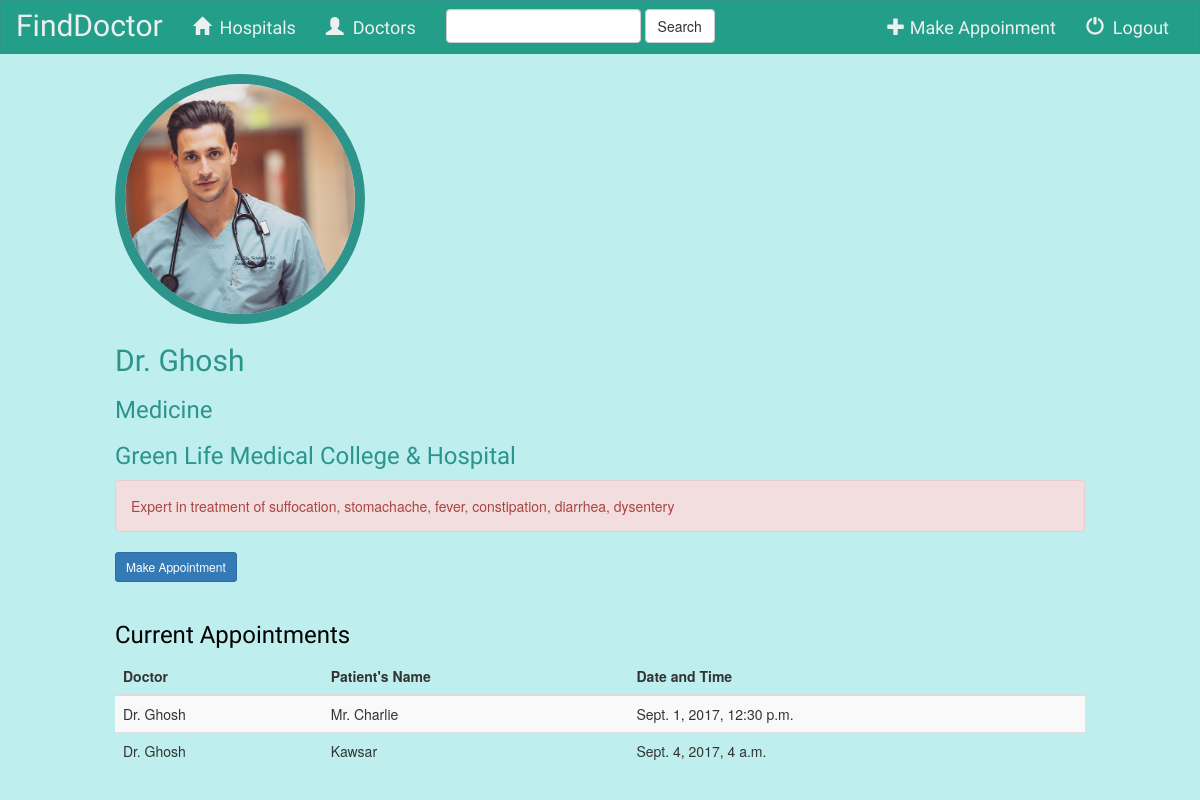
The app's page /doctors/2/ with its own data.
### hms/models.py (models this page shows, shortened)
class Doctor(models.Model):
    HEALTH_ISSUES = (
        ('chest pain', 'chest pain'),
        ('suffocation', 'suffocation'),
        ('stomachache', 'stomachache'),
        ('toothache', 'toothache'),
        ('fever', 'fever'),
        ('allergy', 'allergy'),
        ('std', 'std'),
        ('constipation', 'constipation'),
        ('diarrhea', 'diarrhea'),
        ('dysentery', 'dysentery'),
        ('ulcer', 'ulcer'),
        ('child disease', 'child disease'),
        ('gastric', 'gastric'),
        ('marital issues', 'marital issues'),
        ('headache', 'headache'),
        ('mental condition', 'mental condition'),
        ('broken bone', 'broken bone'),
        ('fracture', 'fracture'),
        ('stroke', 'stroke'),
        ('nervous problems', 'nervous problems'),
        ('seizure', 'seizure'),
        ('swallowing', 'swallowing'),
    )
    SPECIALIZATION = (
        ('Cardiologist', 'Cardiologist'),
        ('Medicine', 'Medicine'),
        ('Dermatologist', 'Dermatologist'),
        ('Pediatrician', 'Pediatrician'),
        ('Gastroenterologist', 'Gastroenterologist'),
        ('Gynecologist', 'Gynecologist'),
        ('Neurologist', 'Neurologist'),
        ('Orthopedic', 'Orthopedic'),
        ('Psychiatrist', 'Psychiatrist'),
        ('Dentist', 'Dentist'),
    )
    name = models.CharField(max_length=200)
    hospital = models.ForeignKey(Hospital)
    speciality = models.CharField(max_length=50,choices=SPECIALIZATION)
    health_issue = MultiSelectField(max_length=500,choices=HEALTH_ISSUES)
    dp = models.FileField()

class Hospital(models.Model):
    hospital_name = models.CharField(max_length=500)
    area = models.CharField(max_length=100)
    address = models.CharField(max_length=500)
    image = models.FileField()

### apt/models.py (models this page shows, shortened)
class Appointment(models.Model):
    doctor = models.ForeignKey(Doctor)
    patient_name = models.CharField(max_length=200)
    date = models.DateTimeField()

### hms/views.py (the view)
# urls.py: url(r'^doctors/(?P<id>[0-9]+)/$', views.doctor_details, name='doctor_details'),
def doctor_details(request,id):
    doctor = get_object_or_404(Doctor, id=id)
    appointments = sorted(Appointment.objects.filter(doctor__id=id),key=operator.attrgetter('date'))
    return render(request,'hms/doctor_details.html',{
        'doctor': doctor,
        'appointments': appointments,
    })

### hms/templates/hms/doctor_details.html (shortened to what this page needs)
{% extends 'hms/index.html' %}
{% block body %}
<html lang="en">
<head>
    {% load staticfiles %}
    <link rel="stylesheet" type="text/css" href="{% static 'hms/back.css' %}"/>
</head>
<body>
    <div class="container-fluid">
        <div class="row">
            <div class="col-xs-offset-1 col-md-10">
                <div class="relative">
                    <img src="{{ doctor.dp.url }}" class="img-circle" width="250" height="250" style="border:10px solid #2d948b">
                    <br>
                    <h2 style="font-family:El Messiri; color:#2d948b;">{{doctor.name}}</h2>
                    <h3 style="font-family:El Messiri; color:#2d948b;">{{doctor.speciality}}</h3>
                    <h3 style="font-family:El Messiri; color:#2d948b;">{{doctor.hospital.hospital_name}}</h3>
                    <div class="alert alert-danger">Expert in treatment of {{doctor.health_issue}}</div>
                    <a href="{% url 'apt:make_appointment' %}" class="btn btn-primary btn-sm" role="button">Make Appointment</a>
                    <br>
                    <br>
                    <h3 style="font-family:El Messiri; color:black;">Current Appointments</h3>
                    {% if appointments %}
                        <table class="table table-striped">
                            <thead>
                                <tr>
                                    <th>Doctor</th>
                                    <th>Patient's Name</th>
                                    <th>Date and Time</th>
                                </tr>
                            </thead>
                            <tbody>
                            {% for a in appointments %}
                                <tr>
                                    <td>{{ a.doctor.name }}</td>
                                    <td>{{ a.patient_name }}</td>
                                    <td>{{ a.date }}</td>
                                </tr>
                            {% endfor %}
                            </tbody>
                        </table>
                    {% endif %}
                </div>
            </div>
        </div>
    </div>
</body>
</html>
{% endblock %}

### hms/static/hms/back.css (style rules this page uses)
body { background: #beefee; }

### records on screen
Doctor: dp (picture), name "Dr. Ghosh", speciality "Medicine", hospital.hospital_name "Green Life Medical College & Hospital", health_issue "suffocation, stomachache, fever, constipation, diarrhea, dysentery"
Appointment: doctor.name "Dr. Ghosh", patient_name "Mr. Charlie", date "Sept. 1, 2017, 12:30 p.m."
Appointment: doctor.name "Dr. Ghosh", patient_name "Kawsar", date "Sept. 4, 2017, 4 a.m."
